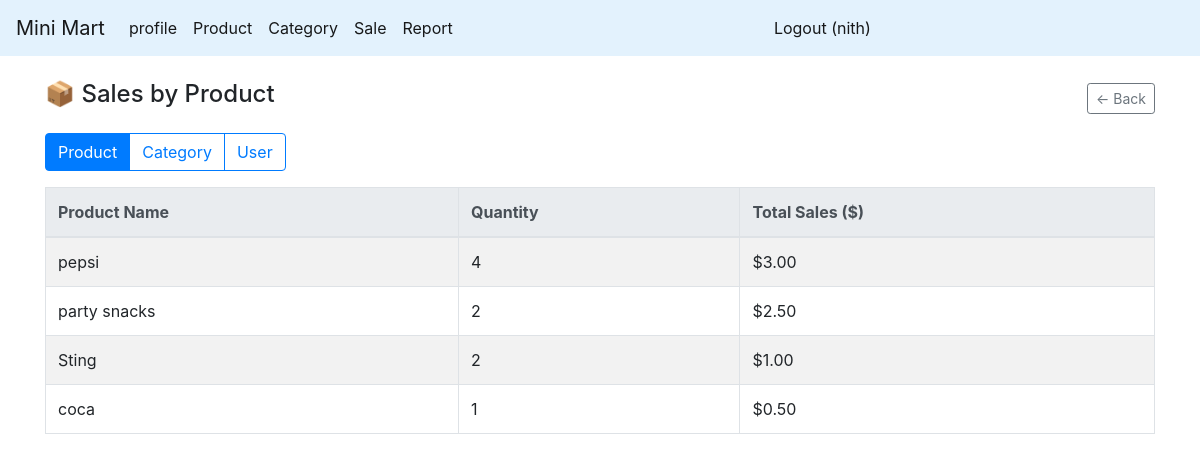
The app's page /report/saleby (signed in) with its own data.
### app.py (models this page shows)
class User(db.Model):
    id = db.Column(db.Integer, primary_key=True)
    username = db.Column(db.String(80), unique=True, nullable=False)
    password = db.Column(db.String(120), nullable=False)
    email = db.Column(db.String(120), unique=True, nullable=False)
    address = db.Column(db.String(200), nullable=True)
    user_image = db.Column(db.String(200), nullable=True)

class Product(db.Model):
    product_id = db.Column(db.Integer, primary_key=True)
    product_name = db.Column(db.String(80), unique=True, nullable=False)
    category_id = db.Column(db.Integer, db.ForeignKey('category.category_id'), nullable=False)
    price = db.Column(db.Float, nullable=False)
    image_url = db.Column(db.String(200), nullable=False)
    stock = db.Column(db.Integer,default=0, nullable=False)

### route/report.py (the view, shortened to what this page needs)
@app.route('/report/saleby')
@jwt_required()
def report_saleby():
    user = get_jwt_identity()
    criteria = request.args.get('by', 'product')  # product / category / user
    if criteria == 'product':
        sql = text("""
            SELECT p.product_name, SUM(si.quantity * si.unit_price) AS total_sales, SUM(si.quantity) AS total_qty
            FROM sale_item si
            JOIN product p ON si.product_id = p.product_id
            GROUP BY p.product_id, p.product_name
            ORDER BY total_sales DESC
        """)
    else:
        flash("Invalid report criteria!", "danger")
        return redirect(url_for('report_home'))
    rows = db.session.execute(sql).fetchall()
    data = [dict(row._mapping) for row in rows]
    return render_template('report/saleby.html', data=data, user=user, criteria=criteria)

### app.py (called while the page is built)
@jwt.token_in_blocklist_loader
def check_if_token_revoked(jwt_header, jwt_payload):
    jti = jwt_payload["jti"]
    token = TokenBlocklist.query.filter_by(jti=jti).first()
    return token is not None

@app.before_request
@jwt_required(optional=True)
def auto_logout_deleted_user():
    if request.endpoint in ('login_page', 'do_login', 'static'):
        return
    username = get_jwt_identity()
    if not username:
        return
    sql = text("SELECT id FROM user WHERE username = :username")
    user = db.session.execute(sql, {"username": username}).fetchone()
    if not user:
        resp = redirect(url_for("login_page"))
        unset_jwt_cookies(resp)
        flash("Your account was deleted. Please contact admin.", "warning")
        return resp

### templates/report/saleby.html (shortened to what this page needs)
{% extends "master.html" %}
{% block main_content %}
<div class="container mt-4">
    <div class="d-flex justify-content-between align-items-center mb-3">
        <h4>
            {% if criteria == 'product' %}📦 Sales by Product{% endif %}
        </h4>
        <a href="{{ url_for('report_home') }}" class="btn btn-sm btn-outline-secondary">← Back</a>
    </div>
    <div class="btn-group mb-3">
        <a href="{{ url_for('report_saleby', by='product') }}" class="btn btn-outline-primary {% if criteria=='product' %}active{% endif %}">
            Product
        </a>
        <a href="{{ url_for('report_saleby', by='category') }}" class="btn btn-outline-primary {% if criteria=='category' %}active{% endif %}">
            Category
        </a>
        <a href="{{ url_for('report_saleby', by='user') }}" class="btn btn-outline-primary {% if criteria=='user' %}active{% endif %}">
            User
        </a>
    </div>
    <table class="table table-bordered table-striped">
        <thead class="thead-light">
            <tr>
                {% if criteria == 'product' %}
                    <th>Product Name</th>
                    <th class="text-end">Quantity</th>
                    <th class="text-end">Total Sales ($)</th>
                {% elif criteria == 'category' %}
                    <th>Category</th>
                    <th class="text-end">Quantity</th>
                    <th class="text-end">Total Sales ($)</th>
                {% elif criteria == 'user' %}
                    <th>Username</th>
                    <th class="text-end">Sales Count</th>
                    <th class="text-end">Total Sales ($)</th>
                {% endif %}
            </tr>
        </thead>
        <tbody>
        {% for row in data %}
            {% if criteria == 'product' %}
                <tr>
                    <td>{{ row.product_name }}</td>
                    <td class="text-end">{{ row.total_qty }}</td>
                    <td class="text-end">${{ '%.2f'|format(row.total_sales or 0) }}</td>
                </tr>
            {% elif criteria == 'category' %}
                <tr>
                    <td>{{ row.category_name }}</td>
                    <td class="text-end">{{ row.total_qty }}</td>
                    <td class="text-end">${{ '%.2f'|format(row.total_sales or 0) }}</td>
                </tr>
            {% elif criteria == 'user' %}
                <tr>
                    <td>{{ row.username }}</td>
                    <td class="text-end">{{ row.sale_count }}</td>
                    <td class="text-end">${{ '%.2f'|format(row.total_sales or 0) }}</td>
                </tr>
            {% endif %}
        {% else %}
            <tr><td colspan="3" class="text-center text-muted py-3">No data available</td></tr>
        {% endfor %}
        </tbody>
    </table>
</div>
{% endblock %}

### templates/master.html (shortened to what this page needs)
<!DOCTYPE html>
<html lang="en">
<head>
    {% include "style.html" %}
</head>
<body>
<div id="app">
    <div class="container-fluid p-0 m-0">
        <nav class="navbar navbar-expand-lg navbar-light" style="background-color: #e3f2fd;">
            <a class="navbar-brand" href="/">Mini Mart</a>
            <div class="collapse navbar-collapse" id="navbarSupportedContent">
                <ul class="navbar-nav mr-auto">
                    <li class="nav-item active"><a class="nav-link" href="/profile">profile</a></li>
                    <li class="nav-item active"><a class="nav-link" href="/product_list">Product</a></li>
                    <li class="nav-item active"><a class="nav-link" href="/category_list">Category</a></li>
                    <li class="nav-item active"><a class="nav-link" href="/sales_form">Sale</a></li>
                    <li class="nav-item active"><a class="nav-link" href="/report">Report</a></li>
                </ul>
                <ul class="navbar-nav mr-auto">
                    {% if user %}
                        <li class="nav-item active"><a class="nav-link" href="/logout">Logout ({{ user }})</a></li>
                    {% else %}
                        <li class="nav-item active"><a class="nav-link" href="/login">Login</a></li>
                    {% endif %}
                </ul>
            </div>
        </nav>
    </div>
    {% block main_content %}{% endblock %}
</div>
</body>
</html>

### records on screen
User: username "nith"
Product: product_name "pepsi", total_qty "4", total_sales "3.00"
Product: product_name "party snacks", total_qty "2", total_sales "2.50"
Product: product_name "Sting", total_qty "2", category "1.00"
Product: product_name "coca", total_qty "1", price "0.50"
